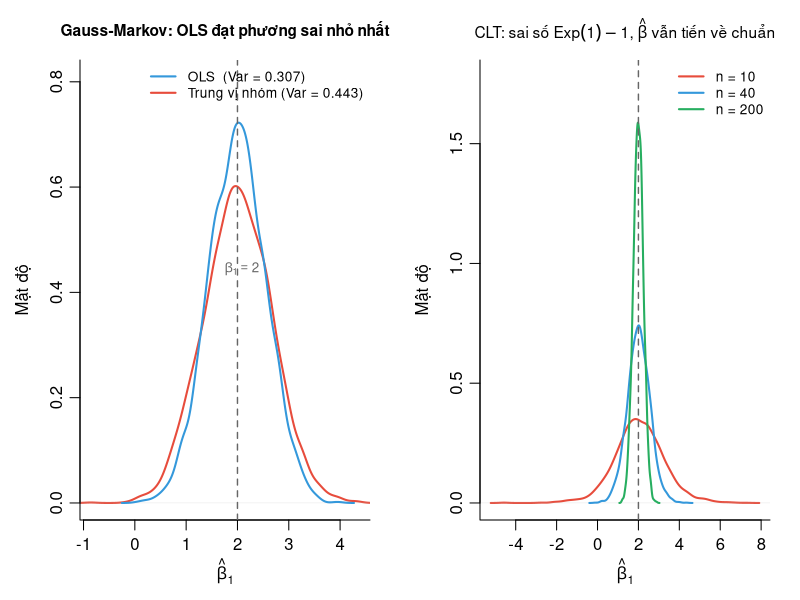
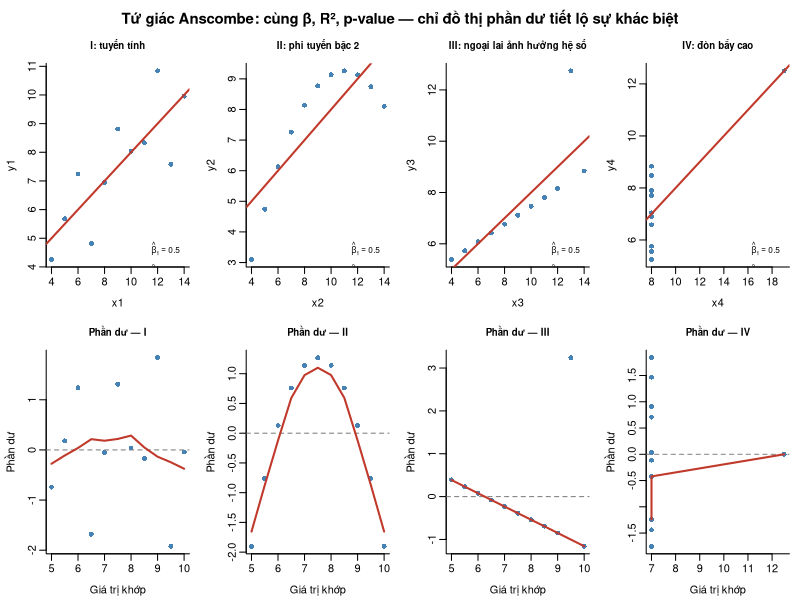
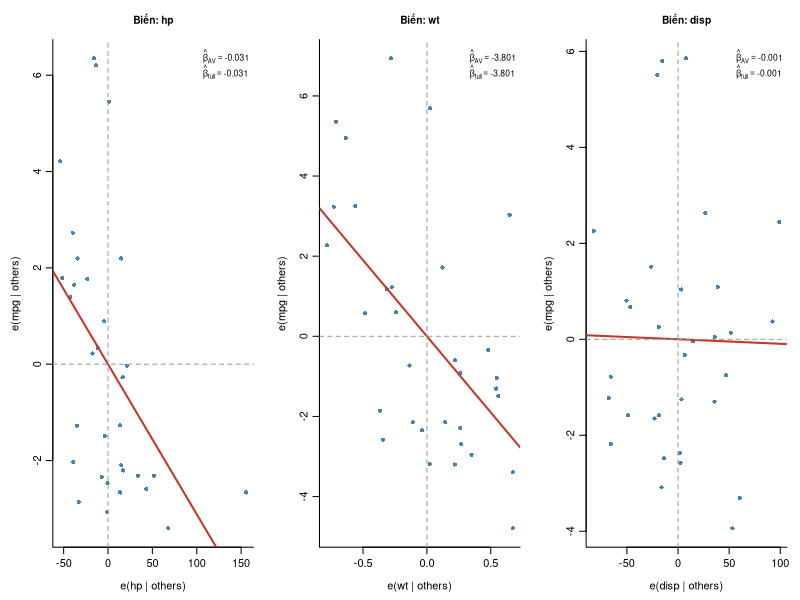
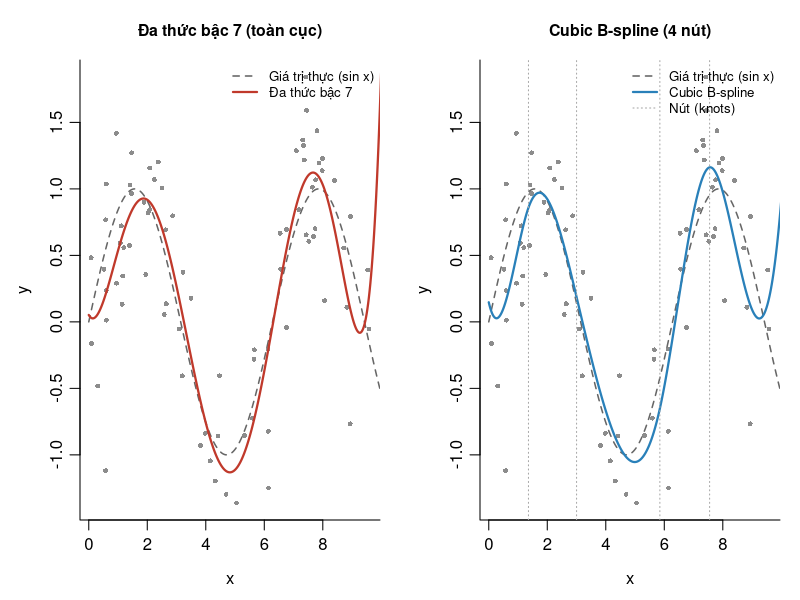
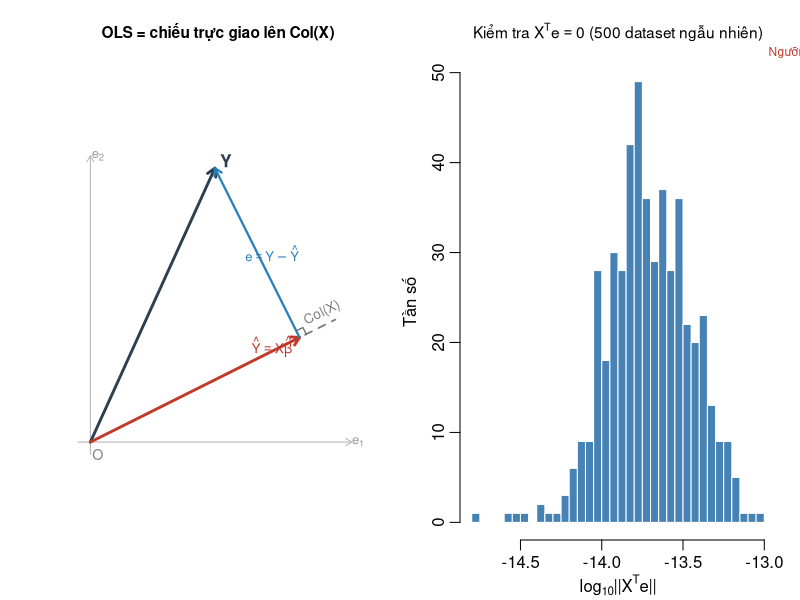
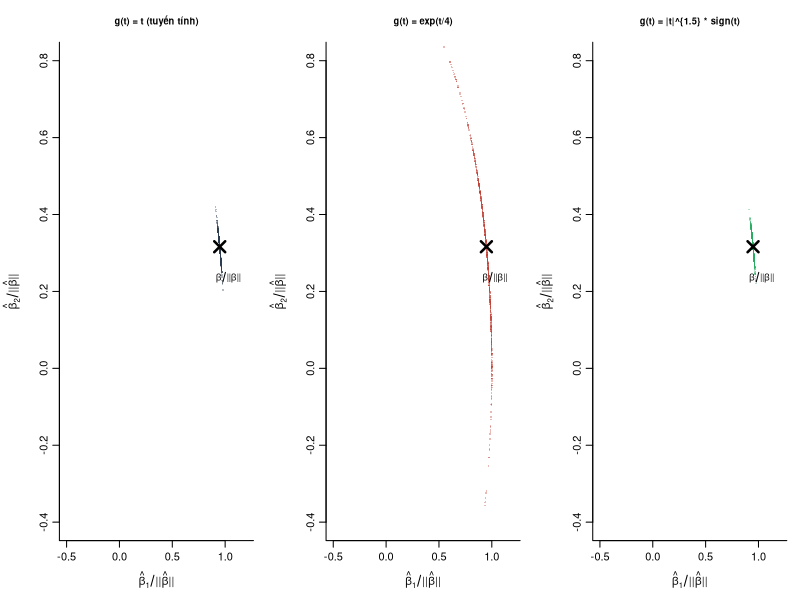
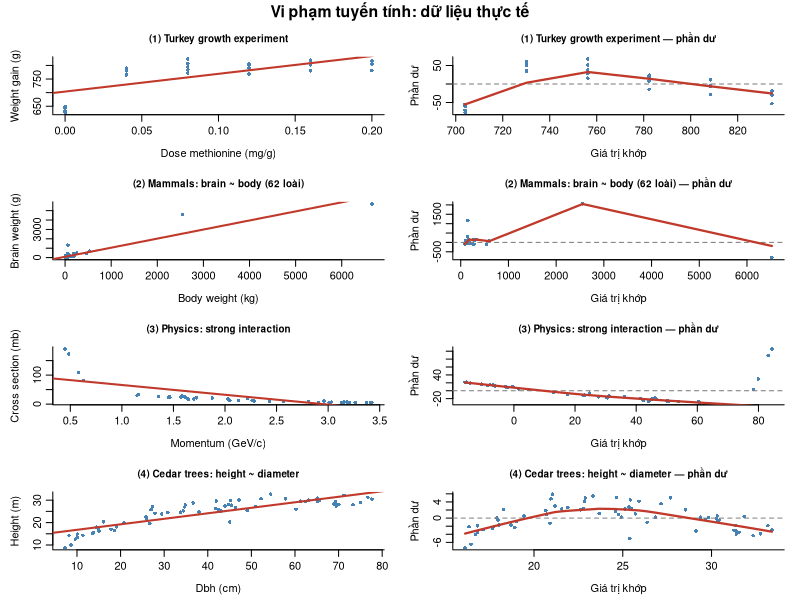
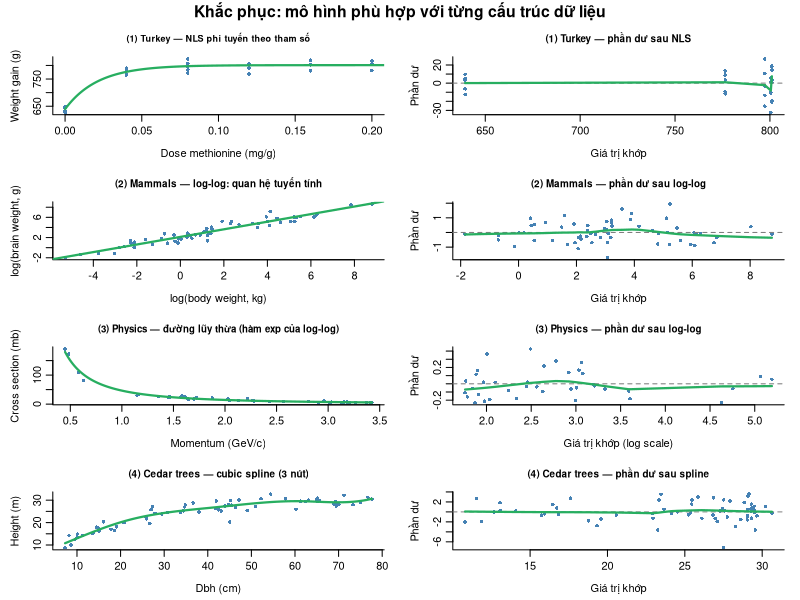

These charts were generated, in order, by the following R code:
# ============================================================
# Sinh hình cho multiple_regression_assumptions.tex
# Chạy: Rscript gen_figures.R
# Seed: 42 (set toàn cục, reproducible)
# ============================================================

set.seed(42)

# -- fig6_blue_clt.png ---------------------------------------------------------
# Minh họa: (1) Gauss-Markov BLUE — OLS đạt phương sai nhỏ nhất
#           (2) CLT — β̂ tiến về chuẩn dù sai số lệch phải

B     <- 4000
n     <- 40
beta1 <- 2

beta_ols <- numeric(B)
beta_alt <- numeric(B)

for (b in seq_len(B)) {
  x   <- runif(n, 0, 1)
  eps <- rnorm(n, sd = 1)
  y   <- beta1 * x + eps

  xc <- x - mean(x)
  beta_ols[b] <- sum(xc * y) / sum(xc^2)

  # Ước lượng tuyến tính không chệch thay thế: trung bình hóa theo nhóm trung vị
  med_x <- median(x)
  hi <- x > med_x;  lo <- !hi
  beta_alt[b] <- (mean(y[hi]) - mean(y[lo])) / (mean(x[hi]) - mean(x[lo]))
}

ns   <- c(10, 40, 200)
cols <- c("#E74C3C", "#3498DB", "#27AE60")

betas_n <- lapply(ns, function(nn) {
  replicate(3000, {
    x   <- runif(nn, 0, 1)
    eps <- rexp(nn, rate = 1) - 1       # mean = 0, lệch phải
    y   <- beta1 * x + eps
    xc  <- x - mean(x)
    sum(xc * y) / sum(xc^2)
  })
})

png("./figures/fig6_blue_clt.png", width = 920, height = 420, res = 110)

par(mfrow = c(1, 2), mar = c(4, 4, 3, 1.5), mgp = c(2.4, 0.7, 0))

# Panel 1: BLUE
v_ols    <- round(var(beta_ols), 3)
v_alt    <- round(var(beta_alt), 3)
xlim1    <- range(c(beta_ols, beta_alt))
dens_ols <- density(beta_ols)
dens_alt <- density(beta_alt)
ylim1    <- c(0, max(dens_ols$y, dens_alt$y) * 1.12)

plot(dens_alt, col = "#E74C3C", lwd = 2, xlim = xlim1, ylim = ylim1,
     xlab = expression(hat(beta)[1]), ylab = "Mật độ",
     main = "Gauss-Markov: OLS đạt phương sai nhỏ nhất",
     bty = "l", cex.main = 0.93)
lines(dens_ols, col = "#3498DB", lwd = 2)
abline(v = beta1, lty = 2, col = "gray40", lwd = 1.4)
legend("topright",
       legend = c(paste0("OLS  (Var = ", v_ols, ")"),
                  paste0("Trung vị nhóm (Var = ", v_alt, ")")),
       col = c("#3498DB", "#E74C3C"), lwd = 2, bty = "n", cex = 0.82)
text(beta1 + 0.08, ylim1[2] * 0.55,
     expression(beta[1] == 2), col = "gray40", cex = 0.8)

# Panel 2: CLT cho beta_ols với sai số lệch phải
dens_list <- lapply(betas_n, density)
ylim2 <- c(0, max(sapply(dens_list, function(d) max(d$y))) * 1.12)
xlim2 <- range(sapply(dens_list, function(d) range(d$x)))

plot(dens_list[[1]], col = cols[1], lwd = 2,
     xlim = xlim2, ylim = ylim2,
     xlab = expression(hat(beta)[1]), ylab = "Mật độ",
     main = expression("CLT: sai số" ~ Exp(1) - 1 * ", " * hat(beta) * " vẫn tiến về chuẩn"),
     bty = "l", cex.main = 0.93)
for (i in 2:3) lines(dens_list[[i]], col = cols[i], lwd = 2)
abline(v = beta1, lty = 2, col = "gray40", lwd = 1.4)
legend("topright", legend = paste0("n = ", ns),
       col = cols, lwd = 2, bty = "n", cex = 0.82)

dev.off()
cat("fig6_blue_clt.png done\n")

# -- fig7_anscombe.png ---------------------------------------------------------
# Tứ giác Anscombe: 4 bộ dữ liệu, cùng β̂ / R² / p-value, hình dạng khác nhau
# Hàng trên: scatterplot + đường hồi quy
# Hàng dưới: đồ thị phần dư theo giá trị khớp

data(anscombe)

# Khớp 4 mô hình
fits <- lapply(1:4, function(i)
  lm(anscombe[[paste0("y", i)]] ~ anscombe[[paste0("x", i)]]))

# Thống kê số — để chú thích trên hình
stats <- lapply(fits, function(m) {
  s   <- summary(m)
  pv  <- coef(s)[2, 4]
  list(b0 = round(coef(m)[1], 2),
       b1 = round(coef(m)[2], 2),
       r2 = round(s$r.squared, 3),
       pv = formatC(pv, digits = 3, format = "g"))
})

titles <- c("I: tuyến tính", "II: phi tuyến bậc 2",
            "III: ngoại lai ảnh hưởng hệ số", "IV: đòn bẩy cao")

png("./figures/fig7_anscombe.png", width = 1000, height = 800, res = 110)

par(mfrow = c(2, 4), mar = c(3.5, 3.5, 2.8, 0.8),
    mgp = c(2.2, 0.6, 0), oma = c(0, 0, 2, 0))

# Hàng 1: scatterplot + đường hồi quy
for (i in 1:4) {
  xi <- anscombe[[paste0("x", i)]]
  yi <- anscombe[[paste0("y", i)]]
  st <- stats[[i]]
  plot(xi, yi, pch = 16, col = "steelblue",
       xlab = paste0("x", i), ylab = paste0("y", i),
       main = titles[i], cex.main = 0.88, bty = "l")
  abline(fits[[i]], col = "#C0392B", lwd = 2)
  legend("bottomright",
         legend = bquote(atop(hat(beta)[1] == .(st$b1),
                              R^2 == .(st$r2))),
         bty = "n", cex = 0.75)
}

# Hàng 2: đồ thị phần dư
for (i in 1:4) {
  fv <- fitted(fits[[i]])
  rv <- residuals(fits[[i]])
  plot(fv, rv, pch = 16, col = "steelblue",
       xlab = "Giá trị khớp", ylab = "Phần dư",
       main = paste0("Phần dư — ", c("I","II","III","IV")[i]),
       cex.main = 0.88, bty = "l")
  abline(h = 0, lty = 2, col = "gray50")
  lines(lowess(fv, rv), col = "#C0392B", lwd = 2)
}

mtext("Tứ giác Anscombe: cùng β̂, R², p-value — chỉ đồ thị phần dư tiết lộ sự khác biệt",
      outer = TRUE, cex = 0.9, font = 2)

dev.off()
cat("fig7_anscombe.png done\n")

# -- fig8_avplot.png -----------------------------------------------------------
# Đồ thị hồi quy riêng phần (added-variable / partial regression plots)
# Mô hình: mpg ~ hp + wt + disp  (mtcars)
# Mỗi panel: e(Y | others) vs e(Xj | others)
# Độ dốc của mỗi panel = hệ số β trong mô hình đầy đủ

data(mtcars)
fit_full <- lm(mpg ~ hp + wt + disp, data = mtcars)
vars <- c("hp", "wt", "disp")
labels_x <- c("Công suất (hp)", "Trọng lượng (wt)", "Dung tích (disp)")

av_data <- lapply(vars, function(jname) {
  others <- setdiff(vars, jname)
  fmY  <- as.formula(paste("mpg ~", paste(others, collapse = "+")))
  fmXj <- as.formula(paste(jname, "~", paste(others, collapse = "+")))
  eY   <- residuals(lm(fmY,  data = mtcars))
  eXj  <- residuals(lm(fmXj, data = mtcars))
  list(eY = eY, eXj = eXj,
       beta_av   = round(coef(lm(eY ~ eXj))[2], 3),
       beta_full = round(coef(fit_full)[jname], 3))
})

png("./figures/fig8_avplot.png", width = 960, height = 350, res = 110)

par(mfrow = c(1, 3), mar = c(4, 4, 3, 1), mgp = c(2.4, 0.7, 0))

for (i in seq_along(vars)) {
  d <- av_data[[i]]
  plot(d$eXj, d$eY,
       pch = 16, col = "steelblue", cex = 0.85,
       xlab = paste0("e(", vars[i], " | others)"),
       ylab = "e(mpg | others)",
       main = paste0("Biến: ", vars[i]),
       bty  = "l", cex.main = 0.93)
  abline(lm(d$eY ~ d$eXj), col = "#C0392B", lwd = 2)
  abline(h = 0, lty = 2, col = "gray60")
  abline(v = 0, lty = 2, col = "gray60")
  legend("topright",
         legend = c(bquote(hat(beta)[AV] == .(d$beta_av)),
                    bquote(hat(beta)[full] == .(d$beta_full))),
         bty = "n", cex = 0.78)
}

dev.off()
cat("fig8_avplot.png done\n")

# -- fig9_splines.png ----------------------------------------------------------
# So sánh đa thức bậc 7 vs cubic B-spline (4 nút) trên dữ liệu dạng sóng
# Mục đích: thể hiện đa thức dao động mạnh ở biên, splines ổn định toàn vùng

library(splines)

n_obs <- 80
x_obs <- sort(runif(n_obs, 0, 10))
y_obs <- sin(x_obs) + 0.5 * rnorm(n_obs)

x_seq  <- seq(0, 10, length.out = 400)
y_true <- sin(x_seq)

# Đa thức bậc 7 (toàn cục)
fit_poly <- lm(y_obs ~ poly(x_obs, 7))
pred_poly <- predict(fit_poly,
                     newdata = data.frame(x_obs = x_seq))

# Cubic B-spline với 4 nút tại phân vị
knots4    <- quantile(x_obs, probs = c(0.2, 0.4, 0.6, 0.8))
fit_spl   <- lm(y_obs ~ bs(x_obs, knots = knots4, degree = 3))
pred_spl  <- predict(fit_spl,
                     newdata = data.frame(x_obs = x_seq))

png("./figures/fig9_splines.png", width = 900, height = 420, res = 110)

par(mfrow = c(1, 2), mar = c(4, 4, 3, 1), mgp = c(2.4, 0.7, 0))

# Panel 1 — Đa thức bậc 7
plot(x_obs, y_obs, pch = 16, cex = 0.65, col = "gray55",
     xlab = "x", ylab = "y",
     main = "Đa thức bậc 7 (toàn cục)",
     bty = "l", cex.main = 0.95)
lines(x_seq, y_true,    col = "gray40",   lwd = 1.5, lty = 2)
lines(x_seq, pred_poly, col = "#C0392B",  lwd = 2.2)
legend("topright",
       legend = c("Giá trị thực (sin x)", "Đa thức bậc 7"),
       col = c("gray40", "#C0392B"), lwd = c(1.5, 2.2),
       lty = c(2, 1), bty = "n", cex = 0.8)

# Panel 2 — Cubic B-spline
plot(x_obs, y_obs, pch = 16, cex = 0.65, col = "gray55",
     xlab = "x", ylab = "y",
     main = "Cubic B-spline (4 nút)",
     bty = "l", cex.main = 0.95)
lines(x_seq, y_true,   col = "gray40",   lwd = 1.5, lty = 2)
lines(x_seq, pred_spl, col = "#2980B9",  lwd = 2.2)
abline(v = knots4, lty = 3, col = "gray65", lwd = 1)
legend("topright",
       legend = c("Giá trị thực (sin x)",
                  "Cubic B-spline",
                  "Nút (knots)"),
       col = c("gray40", "#2980B9", "gray65"),
       lwd = c(1.5, 2.2, 1), lty = c(2, 1, 3),
       bty = "n", cex = 0.8)

dev.off()
cat("fig9_splines.png done\n")

# -- fig10_projection.png ------------------------------------------------------
# Trái: Sơ đồ hình học — OLS là chiếu trực giao Y lên Col(X)
# Phải: Xác minh số — X'e ≈ 0 trên 500 dataset ngẫu nhiên

png("./figures/fig10_projection.png", width = 900, height = 420, res = 110)
par(mfrow = c(1, 2), mar = c(3, 3, 3.2, 1.2), mgp = c(2, 0.6, 0))

# -- Panel 1: sơ đồ hình học ---------------------------------------------------
plot(0, 0, type = "n", xlim = c(-0.15, 2.2), ylim = c(-0.15, 2.4),
     xlab = "", ylab = "", asp = 1,
     main = "OLS = chiếu trực giao lên Col(X)",
     axes = FALSE, cex.main = 0.93)

# Trục gốc
arrows(-0.1, 0, 2.1, 0, length = 0.07, col = "gray70", lwd = 1)
arrows(0, -0.1, 0, 2.3, length = 0.07, col = "gray70", lwd = 1)
text(2.15, 0, expression(e[1]), cex = 0.8, col = "gray60")
text(0.06, 2.3, expression(e[2]), cex = 0.8, col = "gray60")
text(0.06, -0.1, "O", cex = 0.85, col = "gray50")

# Không gian dự báo Col(X): đường thẳng qua gốc theo hướng (2,1)/||...||
dir_x <- c(2, 1) / sqrt(5)
t_vals <- seq(0, 2.2, length.out = 50)
lines(t_vals * dir_x[1], t_vals * dir_x[2],
      col = "gray50", lwd = 1.8, lty = 2)
text(2.05 * dir_x[1] + 0.03, 2.05 * dir_x[2] + 0.12,
     "Col(X)", col = "gray50", cex = 0.82, srt = 27)

# Vector Y
Y <- c(1.0, 2.2)
arrows(0, 0, Y[1], Y[2], lwd = 2.8, col = "#2C3E50", length = 0.09)
text(Y[1] + 0.09, Y[2] + 0.06, "Y", col = "#2C3E50", cex = 1.05, font = 2)

# Ŷ = chiếu Y lên Col(X)
Yhat_s <- sum(Y * dir_x)
Yhat   <- Yhat_s * dir_x
arrows(0, 0, Yhat[1], Yhat[2], lwd = 2.8, col = "#C0392B", length = 0.09)
text(Yhat[1] - 0.22, Yhat[2] - 0.07,
     expression(hat(Y) == X * hat(beta)), col = "#C0392B", cex = 0.82)

# Residual e = Y - Ŷ
arrows(Yhat[1], Yhat[2], Y[1], Y[2],
       lwd = 2.2, col = "#2980B9", length = 0.08)
mid_e <- (Yhat + Y) / 2
text(mid_e[1] + 0.12, mid_e[2],
     expression(e == Y - hat(Y)), col = "#2980B9", cex = 0.78)

# Góc vuông tại Ŷ
sq  <- 0.06
perp_dir <- c(-dir_x[2], dir_x[1])
sq_pts <- rbind(Yhat + sq * dir_x,
                Yhat + sq * dir_x + sq * perp_dir,
                Yhat + sq * perp_dir)
lines(sq_pts[, 1], sq_pts[, 2], col = "gray40", lwd = 1.2)

# -- Panel 2: Xác minh X'e = 0 -------------------------------------------------
max_xte <- replicate(500, {
  n <- 40; p <- 3
  X    <- cbind(1, matrix(rnorm(n * p), n, p))
  beta <- c(1, 2, -1, 0.5)
  y    <- X %*% beta + rnorm(n, sd = 2)
  bhat <- solve(t(X) %*% X) %*% t(X) %*% y
  e    <- y - X %*% bhat
  max(abs(t(X) %*% e))
})

hist(log10(max_xte), breaks = 40,
     col = "steelblue", border = "white",
     main = expression("Kiểm tra " * X^T * e == 0 * " (500 dataset ngẫu nhiên)"),
     xlab = expression(log[10] * "||" * X^T * e * "||"),
     ylab = "Tần số", cex.main = 0.93, bty = "l")
abline(v = log10(.Machine$double.eps * 1e3),
       lty = 2, col = "#C0392B", lwd = 1.5)
mtext("Ngưỡng sai số máy", side = 3, at = log10(.Machine$double.eps * 1e3),
      col = "#C0392B", cex = 0.72, line = 0.2)

dev.off()
cat("fig10_projection.png done\n")

# -- fig11_liduan.png ----------------------------------------------------------
# Mô phỏng định lý Li-Duan: OLS ước lượng đúng hướng β dù g phi tuyến
# Thiết kế: Y = g(β'X) + ε, β = (3,1), X ~ N(0,I), g thay đổi
# Hiển thị: scatter β̂_1 vs β̂_2 chuẩn hóa — luôn xếp thẳng theo (3,1)

beta_true <- c(3, 1)          # hướng thực sự
beta_true_n <- beta_true / sqrt(sum(beta_true^2))

n_sim  <- 800
n_obs  <- 60

g_list <- list(
  "g(t) = t (tuyến tính)"           = function(t) t,
  "g(t) = exp(t/4)"                 = function(t) exp(t / 4),
  "g(t) = |t|^{1.5} * sign(t)"      = function(t) abs(t)^1.5 * sign(t)
)
cols_g <- c("#2C3E50", "#C0392B", "#27AE60")

png("./figures/fig11_liduan.png", width = 1050, height = 380, res = 110)
par(mfrow = c(1, 3), mar = c(4.5, 4.5, 3.2, 1), mgp = c(2.8, 0.7, 0))

for (gi in seq_along(g_list)) {
  g_fn  <- g_list[[gi]]
  b1_hat <- numeric(n_sim)
  b2_hat <- numeric(n_sim)

  for (s in seq_len(n_sim)) {
    X   <- matrix(rnorm(n_obs * 2), n_obs, 2)
    idx <- X %*% beta_true
    y   <- g_fn(idx) + rnorm(n_obs, sd = 0.8)
    bh  <- coef(lm(y ~ X - 1))   # hồi quy không có tung độ gốc
    bh_n <- bh / sqrt(sum(bh^2)) # chuẩn hóa về độ dài 1
    b1_hat[s] <- bh_n[1]
    b2_hat[s] <- bh_n[2]
  }

  plot(b1_hat, b2_hat,
       pch = 16, cex = 0.35, col = adjustcolor(cols_g[gi], 0.35),
       xlim = c(-0.5, 1.2), ylim = c(-0.4, 0.8),
       xlab = expression(hat(beta)[1] / "||" * hat(beta) * "||"),
       ylab = expression(hat(beta)[2] / "||" * hat(beta) * "||"),
       main = names(g_list)[gi], cex.main = 0.85, bty = "l")

  # Điểm β thực sự (đã chuẩn hóa)
  points(beta_true_n[1], beta_true_n[2],
         pch = 4, cex = 2.2, lwd = 2.5, col = "black")
  text(beta_true_n[1] + 0.08, beta_true_n[2] - 0.08,
       expression(beta / "||" * beta * "||"), cex = 0.82, font = 2)
}

dev.off()
cat("fig11_liduan.png done\n")

# -- fig12_violations.png ------------------------------------------------------
# Bốn ví dụ thực tế vi phạm tính tuyến tính
# Cột trái : scatter + đường OLS bậc 1
# Cột phải : đồ thị phần dư (LOESS đỏ) — mẫu hình có hệ thống
# Seed riêng cho mỗi dataset mô phỏng (set.seed() cục bộ, reproducible)

library(MASS)

# -- Dataset 1: Turkey growth (Weisberg) --------------------------------------
# E(Y|Dose) = β₀ + β₁[1 − exp(−β₂ × Dose)]; mô phỏng 5 lần/mức nồng độ
set.seed(101)
dose_lvl  <- c(0, 0.04, 0.08, 0.12, 0.16, 0.20)
dose_t    <- rep(dose_lvl, each = 5)
y_turkey  <- 639 + 168 * (1 - exp(-37 * dose_t)) + rnorm(30, 0, 18)

# -- Dataset 2: Mammals brain vs body (MASS) -----------------------------------
body_kg  <- mammals$body
brain_g  <- mammals$brain

# -- Dataset 3: Physics cross sections (Weisberg-inspired) --------------------
# Y ~ cross section (mb), X ~ momentum (GeV/c); dạng lũy thừa giảm
set.seed(102)
x_phys <- sort(runif(38, 0.3, 3.5))
y_phys <- 45 * x_phys^(-1.7) * exp(rnorm(38, 0, 0.15))

# -- Dataset 4: Tree height vs diameter (Idaho cedar, Weisberg) ---------------
set.seed(103)
dbh    <- sort(runif(65, 5, 78))
height <- 30 * (1 - exp(-0.055 * dbh)) + rnorm(65, 0, 2.2)

# -- Vẽ figure -----------------------------------------------------------------
png("./figures/fig12_violations.png",
    width = 900, height = 1180, res = 110)

par(mfrow = c(4, 2),
    mar   = c(3.8, 4.0, 2.8, 1.2),
    mgp   = c(2.4, 0.7, 0),
    oma   = c(0, 0, 1.5, 0))

datasets <- list(
  list(x      = dose_t,
       y      = y_turkey,
       xlab   = "Dose methionine (mg/g)",
       ylab   = "Weight gain (g)",
       title  = "(1) Turkey growth experiment"),
  list(x      = body_kg,
       y      = brain_g,
       xlab   = "Body weight (kg)",
       ylab   = "Brain weight (g)",
       title  = "(2) Mammals: brain ~ body (62 loài)"),
  list(x      = x_phys,
       y      = y_phys,
       xlab   = "Momentum (GeV/c)",
       ylab   = "Cross section (mb)",
       title  = "(3) Physics: strong interaction"),
  list(x      = dbh,
       y      = height,
       xlab   = "Dbh (cm)",
       ylab   = "Height (m)",
       title  = "(4) Cedar trees: height ~ diameter")
)

for (d in datasets) {
  fit_lin <- lm(d$y ~ d$x)
  fv      <- fitted(fit_lin)
  rv      <- residuals(fit_lin)

  # Cột trái: scatter + OLS
  plot(d$x, d$y,
       pch = 16, cex = 0.72, col = "steelblue",
       xlab = d$xlab, ylab = d$ylab,
       main = d$title, cex.main = 0.90, bty = "l")
  abline(fit_lin, col = "#C0392B", lwd = 2)

  # Cột phải: đồ thị phần dư
  plot(fv, rv,
       pch = 16, cex = 0.72, col = "steelblue",
       xlab = "Giá trị khớp", ylab = "Phần dư",
       main = paste(d$title, "— phần dư"),
       cex.main = 0.90, bty = "l")
  abline(h = 0, lty = 2, col = "gray50")
  lines(lowess(fv, rv), col = "#C0392B", lwd = 2.2)
}

mtext("Vi phạm tuyến tính: dữ liệu thực tế",
      outer = TRUE, cex = 0.95, font = 2)

dev.off()
cat("fig12_violations.png done\n")

# -- fig13_violations_fixed.png ------------------------------------------------
# Cùng 4 bộ dữ liệu, sau khi áp dụng biến đổi / mô hình phù hợp; Turkey dùng NLS phi tuyến theo tham số
# Cột trái : scatter + đường khớp đúng
# Cột phải : đồ thị phần dư sau khi khắc phục (không còn mẫu hình)

library(splines)

png("./figures/fig13_violations_fixed.png",
    width = 900, height = 1180, res = 110)

par(mfrow = c(4, 2),
    mar   = c(3.8, 4.0, 2.8, 1.2),
    mgp   = c(2.4, 0.7, 0),
    oma   = c(0, 0, 1.5, 0))

# -- (1) Turkey: NLS fit -------------------------------------------------------
fit_nls_t <- nls(y_turkey ~ b0 + b1 * (1 - exp(-b2 * dose_t)),
                 start = list(b0 = 630, b1 = 160, b2 = 30))
dose_seq  <- seq(0, 0.21, length.out = 200)
pred_nls  <- predict(fit_nls_t,
                     newdata = data.frame(dose_t = dose_seq))
rv_nls_t  <- residuals(fit_nls_t)
fv_nls_t  <- fitted(fit_nls_t)

plot(dose_t, y_turkey,
     pch = 16, cex = 0.72, col = "steelblue",
     xlab = "Dose methionine (mg/g)", ylab = "Weight gain (g)",
     main = "(1) Turkey — NLS phi tuyến theo tham số",
     cex.main = 0.82, bty = "l")
lines(dose_seq, pred_nls, col = "#27AE60", lwd = 2.2)

plot(fv_nls_t, rv_nls_t,
     pch = 16, cex = 0.72, col = "steelblue",
     xlab = "Giá trị khớp", ylab = "Phần dư",
     main = "(1) Turkey — phần dư sau NLS",
     cex.main = 0.90, bty = "l")
abline(h = 0, lty = 2, col = "gray50")
lines(lowess(fv_nls_t, rv_nls_t), col = "#27AE60", lwd = 2.2)

# -- (2) Mammals: log-log transform --------------------------------------------
log_body  <- log(body_kg)
log_brain <- log(brain_g)
fit_log   <- lm(log_brain ~ log_body)
fv_log    <- fitted(fit_log)
rv_log    <- residuals(fit_log)

plot(log_body, log_brain,
     pch = 16, cex = 0.72, col = "steelblue",
     xlab = "log(body weight, kg)", ylab = "log(brain weight, g)",
     main = "(2) Mammals — log-log: quan hệ tuyến tính",
     cex.main = 0.90, bty = "l")
abline(fit_log, col = "#27AE60", lwd = 2.2)

plot(fv_log, rv_log,
     pch = 16, cex = 0.72, col = "steelblue",
     xlab = "Giá trị khớp", ylab = "Phần dư",
     main = "(2) Mammals — phần dư sau log-log",
     cex.main = 0.90, bty = "l")
abline(h = 0, lty = 2, col = "gray50")
lines(lowess(fv_log, rv_log), col = "#27AE60", lwd = 2.2)

# -- (3) Physics: log-log transform --------------------------------------------
log_xp   <- log(x_phys)
log_yp   <- log(y_phys)
fit_logp <- lm(log_yp ~ log_xp)
fv_logp  <- fitted(fit_logp)
rv_logp  <- residuals(fit_logp)
xp_seq   <- seq(min(x_phys), max(x_phys), length.out = 200)

plot(x_phys, y_phys,
     pch = 16, cex = 0.72, col = "steelblue",
     xlab = "Momentum (GeV/c)", ylab = "Cross section (mb)",
     main = "(3) Physics — đường lũy thừa (hàm exp của log-log)",
     cex.main = 0.88, bty = "l")
lines(xp_seq,
      exp(predict(fit_logp, newdata = data.frame(log_xp = log(xp_seq)))),
      col = "#27AE60", lwd = 2.2)

plot(fv_logp, rv_logp,
     pch = 16, cex = 0.72, col = "steelblue",
     xlab = "Giá trị khớp (log scale)", ylab = "Phần dư",
     main = "(3) Physics — phần dư sau log-log",
     cex.main = 0.90, bty = "l")
abline(h = 0, lty = 2, col = "gray50")
lines(lowess(fv_logp, rv_logp), col = "#27AE60", lwd = 2.2)

# -- (4) Trees: cubic spline ---------------------------------------------------
fit_spl_t <- lm(height ~ bs(dbh,
                             knots  = quantile(dbh, c(0.25, 0.5, 0.75)),
                             degree = 3))
fv_spl_t  <- fitted(fit_spl_t)
rv_spl_t  <- residuals(fit_spl_t)
dbh_seq   <- seq(min(dbh), max(dbh), length.out = 300)
pred_spl_t <- predict(fit_spl_t,
                      newdata = data.frame(dbh = dbh_seq))

plot(dbh, height,
     pch = 16, cex = 0.72, col = "steelblue",
     xlab = "Dbh (cm)", ylab = "Height (m)",
     main = "(4) Cedar trees — cubic spline (3 nút)",
     cex.main = 0.90, bty = "l")
lines(dbh_seq, pred_spl_t, col = "#27AE60", lwd = 2.2)

plot(fv_spl_t, rv_spl_t,
     pch = 16, cex = 0.72, col = "steelblue",
     xlab = "Giá trị khớp", ylab = "Phần dư",
     main = "(4) Cedar trees — phần dư sau spline",
     cex.main = 0.90, bty = "l")
abline(h = 0, lty = 2, col = "gray50")
lines(lowess(fv_spl_t, rv_spl_t), col = "#27AE60", lwd = 2.2)

mtext("Khắc phục: mô hình phù hợp với từng cấu trúc dữ liệu",
      outer = TRUE, cex = 0.95, font = 2)

dev.off()
cat("fig13_violations_fixed.png done\n")

# -- fig14_scatterplot_matrix.png ----------------------------------------------
# Ma trận đồ thị phân tán: mtcars, 4 biến (mpg, hp, wt, disp)
# Tam giác dưới: scatter + LOESS; đường chéo: histogram + tên biến;
# tam giác trên: hệ số tương quan Pearson.

png("./figures/fig14_scatterplot_matrix.png",
    width = 980, height = 980, res = 130)

data(mtcars)
vars <- c("mpg", "hp", "wt", "disp")
var_desc <- c(
  mpg  = "Miles/gallon",
  hp   = "Horsepower",
  wt   = "Weight (1000 lb)",
  disp = "Displacement"
)
dat <- mtcars[, vars]
k <- length(vars)

par(mfrow = c(k, k),
    mar = c(1.9, 1.9, 1.2, 0.7),
    oma = c(3.4, 3.6, 2.4, 0.5),
    mgp = c(1.6, 0.45, 0),
    tcl = -0.22)

for (i in seq_len(k)) {
  for (j in seq_len(k)) {
    x <- dat[[j]]
    y <- dat[[i]]
    x_name <- vars[j]
    y_name <- vars[i]

    if (i == j) {
      h <- hist(x, plot = FALSE, breaks = "FD")
      plot(h, freq = FALSE,
           col = "#D8EAF7", border = "white",
           axes = FALSE, xlab = "", ylab = "", main = "")
      lines(density(x), col = "#C0392B", lwd = 1.4)
      box(col = "gray70")
      text(mean(range(x)), max(h$density) * 0.82,
           labels = x_name, font = 2, cex = 1.35, col = "#1F4E79")
      text(mean(range(x)), max(h$density) * 0.60,
           labels = var_desc[[x_name]], cex = 0.72, col = "gray25")
      if (i == k) axis(1, cex.axis = 0.65)
      if (j == 1) axis(2, cex.axis = 0.65, las = 1)
    } else if (i > j) {
      plot(x, y,
           pch = 16, cex = 0.55, col = "steelblue",
           axes = FALSE, xlab = "", ylab = "", main = "")
      lines(lowess(x, y), col = "#C0392B", lwd = 1.8)
      box(col = "gray70")
      if (i == k) axis(1, cex.axis = 0.65)
      if (j == 1) axis(2, cex.axis = 0.65, las = 1)
    } else {
      plot.new()
      box(col = "gray70")
      r <- cor(x, y, use = "complete.obs")
      col_r <- if (r > 0) "#2980B9" else "#C0392B"
      text(0.5, 0.60, sprintf("r = %.2f", r),
           cex = 0.75 + 1.35 * abs(r), font = 2, col = col_r)
      text(0.5, 0.32, paste(y_name, "vs", x_name),
           cex = 0.62, col = "gray35")
    }

    if (i == k) mtext(x_name, side = 1, line = 2.1, cex = 0.78, font = 2)
    if (j == 1) mtext(y_name, side = 2, line = 2.3, cex = 0.78, font = 2)
  }
}

mtext("Ma trận đồ thị phân tán: mtcars", outer = TRUE,
      side = 3, line = 0.8, cex = 1.0, font = 2)

dev.off()
cat("fig14_scatterplot_matrix.png done\n")

# -- fig15_model_eval.png ------------------------------------------------------
# So sánh trước / sau khi khắc phục phi tuyến (mtcars: mpg ~ hp)
# Hàng 1: mô hình tuyến tính (trước);  Hàng 2: đa thức bậc 2 (sau)
# Panels: scatter + fit  |  residuals vs fitted  |  Q-Q plot
# mtcars là dữ liệu thực, không cần seed riêng

data(mtcars)
model_lin  <- lm(mpg ~ hp, data = mtcars)
model_quad <- lm(mpg ~ poly(hp, 2), data = mtcars)

press_stat <- function(fit) sum((residuals(fit) / (1 - hatvalues(fit)))^2)

hp_seq  <- seq(min(mtcars$hp), max(mtcars$hp), length.out = 300)
new_df  <- data.frame(hp = hp_seq)

png("./figures/fig15_model_eval.png", width = 2800, height = 1800, res = 220)
par(mfrow = c(2, 3), mar = c(4, 4.2, 3.2, 1.5), oma = c(0, 0, 2.5, 0))

col_pts <- "gray35"

## --- Hàng 1: Linear (trước) ---
# 1a: scatter + fit
plot(mtcars$hp, mtcars$mpg, pch = 16, col = col_pts,
     xlab = "Horsepower (hp)", ylab = "mpg",
     main = "(a) Scatter — Linear")
abline(model_lin, col = "#C0392B", lwd = 2.2)

# 1b: residuals vs fitted
rv1 <- residuals(model_lin); fv1 <- fitted(model_lin)
plot(fv1, rv1, pch = 16, col = col_pts,
     xlab = "Fitted values", ylab = "Residuals",
     main = "(b) Phần dư — Linear")
abline(h = 0, lty = 2, col = "gray60")
lines(lowess(fv1, rv1, f = 0.7), col = "#C0392B", lwd = 2.2)

# 1c: Q-Q
qqnorm(rv1, main = "(c) Q-Q — Linear", pch = 16, col = col_pts,
       xlab = "Theoretical Quantiles", ylab = "Sample Quantiles")
qqline(rv1, col = "#C0392B", lwd = 2.2)

## --- Hàng 2: Quadratic (sau) ---
# 2a: scatter + fit
plot(mtcars$hp, mtcars$mpg, pch = 16, col = col_pts,
     xlab = "Horsepower (hp)", ylab = "mpg",
     main = "(d) Scatter — Quadratic")
lines(hp_seq, predict(model_quad, newdata = new_df), col = "#2980B9", lwd = 2.2)

# 2b: residuals vs fitted
rv2 <- residuals(model_quad); fv2 <- fitted(model_quad)
plot(fv2, rv2, pch = 16, col = col_pts,
     xlab = "Fitted values", ylab = "Residuals",
     main = "(e) Phần dư — Quadratic")
abline(h = 0, lty = 2, col = "gray60")
lines(lowess(fv2, rv2, f = 0.7), col = "#2980B9", lwd = 2.2)

# 2c: Q-Q
qqnorm(rv2, main = "(f) Q-Q — Quadratic", pch = 16, col = col_pts,
       xlab = "Theoretical Quantiles", ylab = "Sample Quantiles")
qqline(rv2, col = "#2980B9", lwd = 2.2)

mtext("So sánh mô hình trước và sau khi khắc phục phi tuyến (mtcars)",
      outer = TRUE, cex = 1.05, font = 2)
dev.off()
cat("fig15_model_eval.png done\n")

# -- fig16_normality_patterns.png ----------------------------------------------
# Bốn mẫu hình chẩn đoán tính chuẩn của phần dư
# Mỗi hàng: histogram + normal Q-Q plot cho cùng một tập phần dư mô phỏng

set.seed(1601)

n_norm <- 120
normal_resid <- rnorm(n_norm)
skew_resid   <- scale(rexp(n_norm, rate = 1) - 1)[, 1]
heavy_resid  <- rt(n_norm, df = 3) / sqrt(3)
out_resid    <- rnorm(n_norm)
out_resid[c(12, 84)] <- c(4.2, -3.8)

normality_sets <- list(
  list(name = "Chuẩn", data = normal_resid,
       note = "Điểm Q-Q gần đường thẳng"),
  list(name = "Lệch phải", data = skew_resid,
       note = "Đuôi phải cao hơn chuẩn"),
  list(name = "Đuôi nặng", data = heavy_resid,
       note = "Hai đầu tách xa đường chuẩn"),
  list(name = "Có ngoại lai", data = out_resid,
       note = "Một vài điểm rời khỏi mẫu chung")
)

png("./figures/fig16_normality_patterns.png", width = 980, height = 1180, res = 120)

par(mfrow = c(4, 2), mar = c(3.8, 4.0, 3.0, 1.0),
    mgp = c(2.4, 0.7, 0), oma = c(0, 0, 1.2, 0))

for (d in normality_sets) {
  z <- as.numeric(scale(d$data))

  hist(z, breaks = 18, freq = FALSE,
       col = "#D8EAF7", border = "white",
       xlab = "Phần dư chuẩn hóa", ylab = "Mật độ",
       main = paste0(d$name, " — histogram"),
       cex.main = 0.9, bty = "l")
  curve(dnorm(x), add = TRUE, col = "#C0392B", lwd = 2)
  rug(z, col = adjustcolor("#2C3E50", 0.45))
  legend("topright", legend = d$note, bty = "n", cex = 0.74)

  qq <- qqnorm(z, plot.it = FALSE)
  plot(qq$x, qq$y,
       pch = 16, cex = 0.68, col = "steelblue",
       xlab = "Phân vị chuẩn lý thuyết",
       ylab = "Phân vị phần dư",
       main = paste0(d$name, " — Q-Q plot"),
       cex.main = 0.9, bty = "l")
  qqline(z, col = "#C0392B", lwd = 2)
  abline(h = 0, lty = 3, col = "gray70")
  abline(v = 0, lty = 3, col = "gray70")
}

mtext("Các mẫu hình trực quan khi kiểm tra tính chuẩn của phần dư",
      outer = TRUE, cex = 0.95, font = 2)

dev.off()
cat("fig16_normality_patterns.png done\n")

# -- fig17_boston_normality.png ------------------------------------------------
# Boston housing: raw residuals vs externally studentized residuals
# Model: medv ~ lstat + rm

library(MASS)
data(Boston)
fit_boston <- lm(medv ~ lstat + rm, data = Boston)
raw_resid <- residuals(fit_boston)
stud_resid <- rstudent(fit_boston)

png("./figures/fig17_boston_normality.png", width = 980, height = 820, res = 120)

par(mfrow = c(2, 2), mar = c(4.0, 4.2, 3.2, 1.0),
    mgp = c(2.5, 0.7, 0), oma = c(0, 0, 1.0, 0))

hist(raw_resid, breaks = 28, freq = FALSE,
     col = "#D8EAF7", border = "white",
     xlab = "Raw residuals", ylab = "Mật độ",
     main = "Raw residuals — histogram", cex.main = 0.9, bty = "l")
curve(dnorm(x, mean = mean(raw_resid), sd = sd(raw_resid)),
      add = TRUE, col = "#C0392B", lwd = 2)
rug(raw_resid, col = adjustcolor("#2C3E50", 0.35))

qqnorm(raw_resid, pch = 16, cex = 0.65, col = "steelblue",
       main = "Raw residuals — Q-Q plot",
       xlab = "Phân vị chuẩn lý thuyết", ylab = "Raw residuals",
       cex.main = 0.9, bty = "l")
qqline(raw_resid, col = "#C0392B", lwd = 2)

hist(stud_resid, breaks = 28, freq = FALSE,
     col = "#E3F3E8", border = "white",
     xlab = "Studentized residuals", ylab = "Mật độ",
     main = "Studentized residuals — histogram", cex.main = 0.9, bty = "l")
curve(dnorm(x), add = TRUE, col = "#C0392B", lwd = 2)
rug(stud_resid, col = adjustcolor("#2C3E50", 0.35))

qqnorm(stud_resid, pch = 16, cex = 0.65, col = "steelblue",
       main = "Studentized residuals — Q-Q plot",
       xlab = "Phân vị chuẩn lý thuyết", ylab = "Studentized residuals",
       cex.main = 0.9, bty = "l")
qqline(stud_resid, col = "#C0392B", lwd = 2)

mtext("Boston housing: chẩn đoán chuẩn tắc của phần dư", outer = TRUE,
      cex = 0.95, font = 2)

dev.off()
cat("fig17_boston_normality.png done\n")
